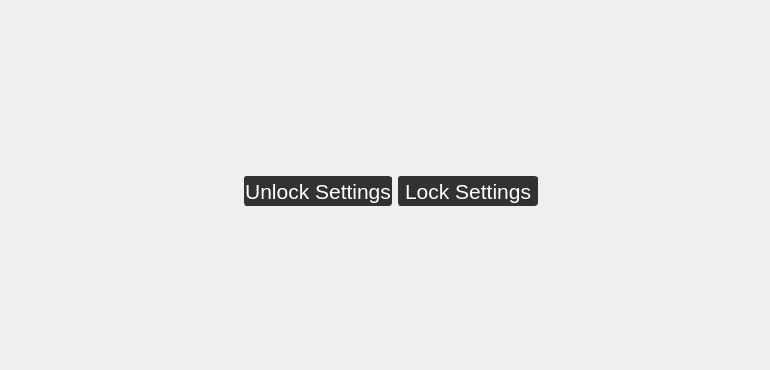
         <widget class="QWidget" name="securityPage">
          <attribute name="title">
           <string>Security</string>
          </attribute>
          <widget class="QWidget" name="verticalLayoutWidget_7">
           <property name="geometry">
            <rect>
             <x>20</x>
             <y>20</y>
             <width>741</width>
             <height>341</height>
            </rect>
           </property>
           <layout class="QVBoxLayout" name="verticalLayout_2">
            <item>
             <spacer name="verticalSpacer_4">
              <property name="orientation">
               <enum>Qt::Vertical</enum>
              </property>
              <property name="sizeHint" stdset="0">
               <size>
                <width>20</width>
                <height>40</height>
               </size>
              </property>
             </spacer>
            </item>
            <item>
             <layout class="QHBoxLayout" name="horizontalLayout_25">
              <item>
               <spacer name="horizontalSpacer_2">
                <property name="orientation">
                 <enum>Qt::Horizontal</enum>
                </property>
                <property name="sizeHint" stdset="0">
                 <size>
                  <width>40</width>
                  <height>20</height>
                 </size>
                </property>
               </spacer>
              </item>
              <item>
               <widget class="QPushButton" name="unlockSettingsPushButton">
                <property name="minimumSize">
                 <size>
                  <width>140</width>
                  <height>30</height>
                 </size>
                </property>
                <property name="maximumSize">
                 <size>
                  <width>16777215</width>
                  <height>16777215</height>
                 </size>
                </property>
                <property name="font">
                 <font>
                  <pointsize>16</pointsize>
                  <bold>false</bold>
                 </font>
                </property>
                <property name="styleSheet">
                 <string notr="true">color: white; background-color: rgb(50,50,50); border-radius:3px;border-color: rgb(50,50,50);border-width: 1px;border-style: solid;
</string>
                </property>
                <property name="text">
                 <string>Unlock Settings</string>
                </property>
               </widget>
              </item>
              <item>
               <widget class="QPushButton" name="lockSettingsPushButton">
                <property name="minimumSize">
                 <size>
                  <width>140</width>
                  <height>30</height>
                 </size>
                </property>
                <property name="maximumSize">
                 <size>
                  <width>16777215</width>
                  <height>16777215</height>
                 </size>
                </property>
                <property name="font">
                 <font>
                  <pointsize>16</pointsize>
                  <bold>false</bold>
                 </font>
                </property>
                <property name="styleSheet">
                 <string notr="true">color: white; background-color: rgb(50,50,50); border-radius:3px;border-color: rgb(50,50,50);border-width: 1px;border-style: solid;
</string>
                </property>
                <property name="text">
                 <string>Lock Settings</string>
                </property>
               </widget>
              </item>
              <item>
               <spacer name="horizontalSpacer_29">
                <property name="orientation">
                 <enum>Qt::Horizontal</enum>
                </property>
                <property name="sizeHint" stdset="0">
                 <size>
                  <width>40</width>
                  <height>20</height>
                 </size>
                </property>
               </spacer>
              </item>
             </layout>
            </item>
            <item>
             <spacer name="verticalSpacer_3">
              <property name="orientation">
               <enum>Qt::Vertical</enum>
              </property>
              <property name="sizeHint" stdset="0">
               <size>
                <width>20</width>
                <height>40</height>
               </size>
              </property>
             </spacer>
            </item>
           </layout>
          </widget>
         </widget>
